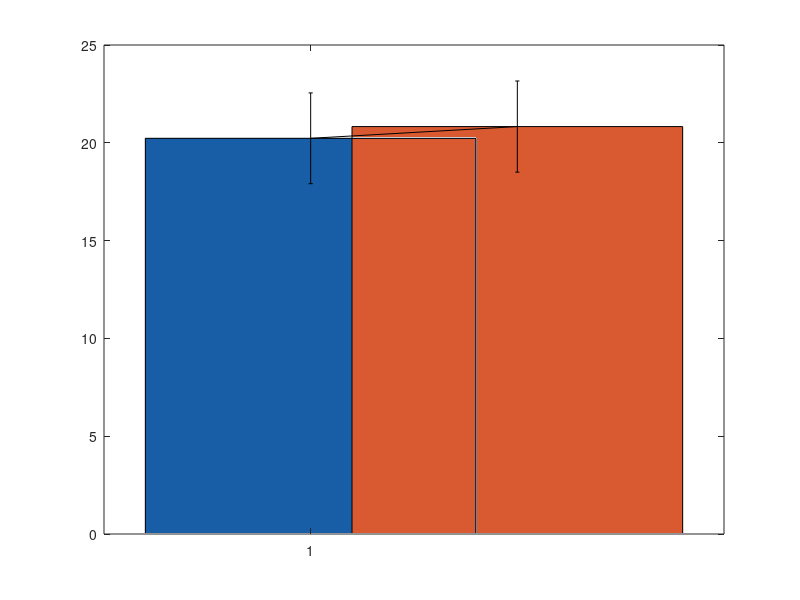

MATLAB code to generate this figure: (Note: this script raises an error after producing the figure.)
%% BAR+SD-TEST C PEAH theta
% Data
labels = {'LQR', 'PID'};
means = [20.23,	20.83]; %Peaktht avarages
sds = [2.32,	2.33]; % Standard deviations

% Bar Graphs, colors and Error Bars
figure;
bar(1, means(1), 'FaceColor',[0.09 0.37 0.65]); %LQR blue
hold on;
bar(2, means(2), 'FaceColor',[0.85 0.35 0.19]);%PID orange
hold on; 
errorbar(1:2, means, sds, sds, 'k', 'LineStyle', 'none', 'LineWidth', 1.2);%1;2-x locations, k-color code
% axes and labels
set(gca, 'XTick', 1:2, 'XTickLabel', labels); %gca=get current axis
ylabel('Peak{\theta} (deg)');
title('Test C: Comparison with Peak{\theta}');
grid on;
